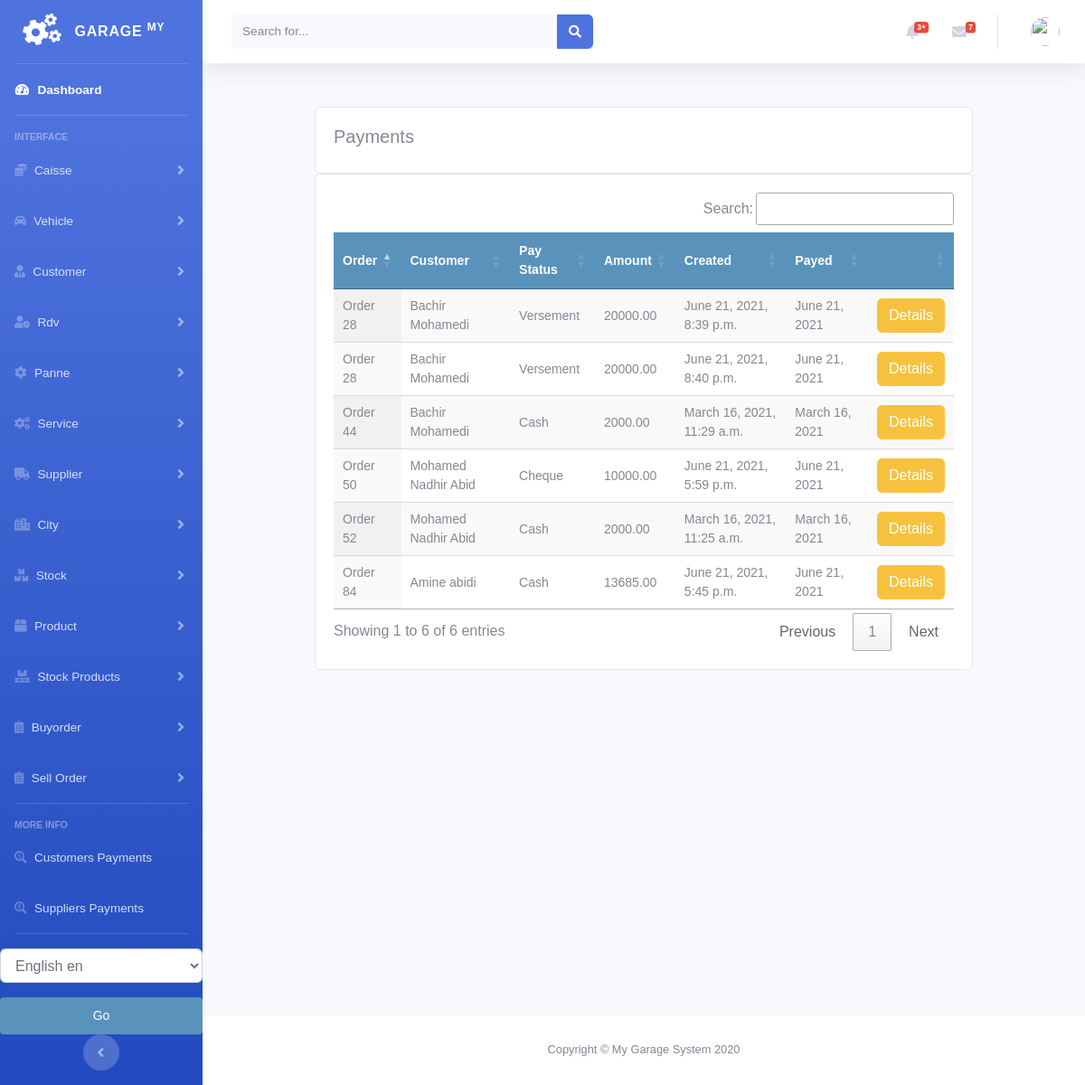
The page /payments/customer_payment_list on the database as committed earlier.
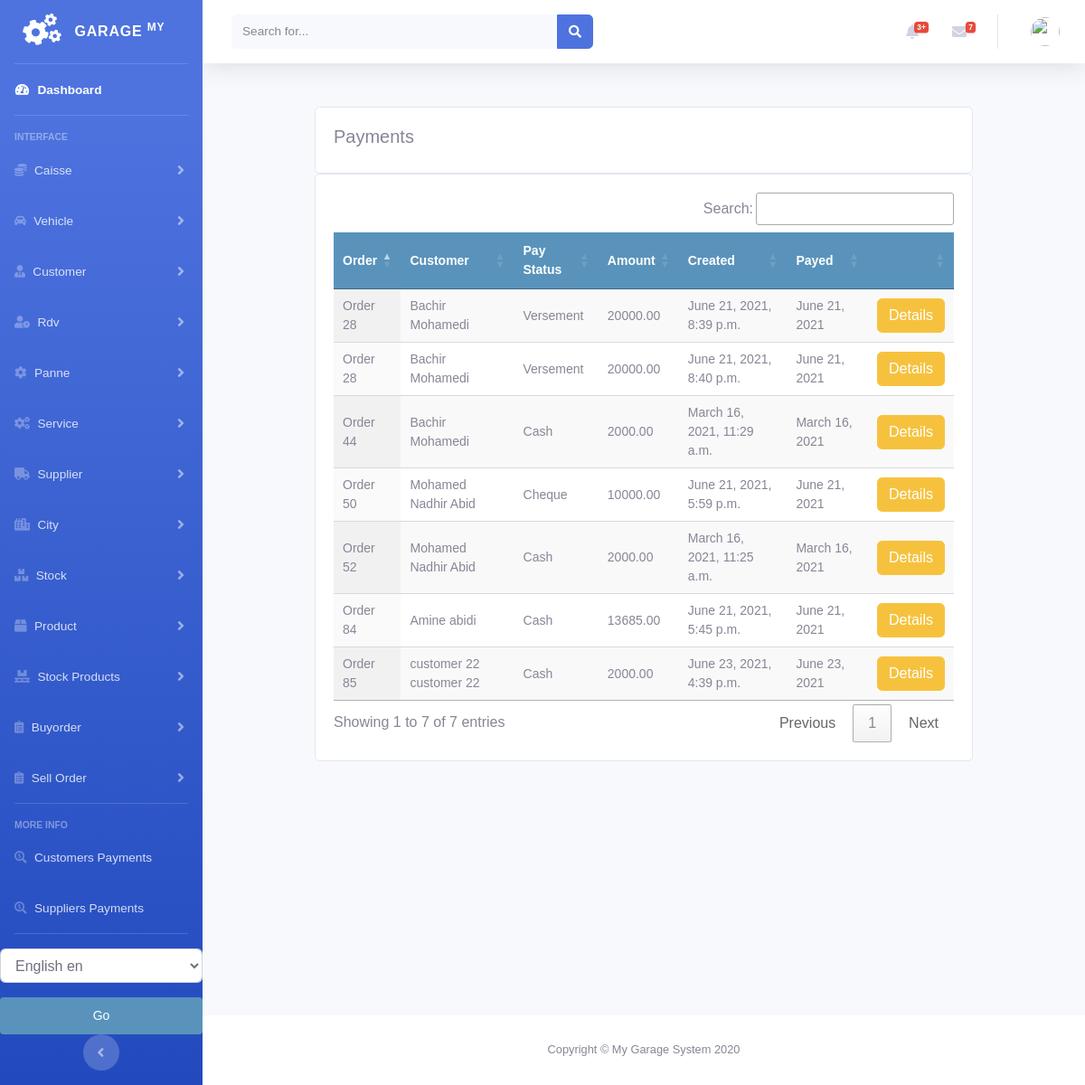
The same page on the database as committed later.
### payments/models.py (models this page shows)
class SellOrderPayment(models.Model):
    order = models.ForeignKey(Order, on_delete=models.CASCADE, blank=True, null=True)
    customer = models.ForeignKey(Customer, on_delete=models.CASCADE)
    user = models.IntegerField(default=0)
    amount = models.DecimalField(max_digits=10, decimal_places=2)
    created = models.DateTimeField(auto_now_add=True)
    pay_date = models.DateField(null=True, blank=True)
    pay_type = (
        ('Cash', 'Cash'),
        ('Cheque', 'Cheque'),
        ('Versement', 'Versement'),
    )
    pay_status = models.CharField(max_length=9, choices=pay_type, blank=True, default="Cash")

### sellorder/models.py (models this page shows, shortened)
class Order(models.Model):
    customer = models.ForeignKey(Customer, on_delete=models.DO_NOTHING)
    vehicle = models.ForeignKey(Vehicle, on_delete=models.DO_NOTHING, null=True, blank=True)
    created = models.DateTimeField(auto_now_add=True)
    updated = models.DateTimeField(auto_now=True)
    debt = models.DecimalField(max_digits=10, decimal_places=2, null=True, blank=True, default=0)
    timbre = models.DecimalField(max_digits=10, decimal_places=2, null=True, blank=True, default=0)
    total_price = models.DecimalField(max_digits=10, decimal_places=2, null=True, blank=True, default=0)
    discount_amount = models.DecimalField(max_digits=10, decimal_places=2, null=True, blank=True, default=0)
    paid = models.BooleanField(default=False)
    order_tva = models.PositiveIntegerField(default=0)
    confirmed = models.BooleanField(default=False)
    factured = models.BooleanField(default=False)
    order_date = models.DateField(null=True, blank=True)
    class Meta:
        ordering = ('-created',)
    def __str__(self):
        return f'Order {self.id}'

### customer/models.py (models this page shows, shortened)
class Customer(models.Model):
    firstname = models.CharField(max_length=250, null=True)
    lastname = models.CharField(max_length=250, null=True)
    address = models.CharField(max_length=200, null=True)
    phone = models.CharField(max_length=200, null=True)
    date_created = models.DateTimeField(auto_now_add=True, null=True)
    date_updated = models.DateTimeField(auto_now=True)
    date_joined = models.DateField(null=True)
    enterprise = models.BooleanField(default=False)
    debt = models.DecimalField(max_digits=10, decimal_places=2, null=True, default=0)
    def __str__(self):
        return self.firstname + " " + self.lastname

### payments/views.py (the view)
# urls.py: path('customer_payment_list', views.customer_payment_list, name='customer_payment_list'),
def customer_payment_list(request):
    customerpayments = SellOrderPayment.objects.all()
    context = {
        "customerpayments": customerpayments
    }
    return render(request, 'payments/customer/payment_list.html', context)

### payments/templates/payments/customer/payment_list.html (shortened to what this page needs)
{% extends 'home.html' %}
{% load static %}
{% load i18n %}
{% block content %}
<br>
<div class="container">
    <div class="row">
        <div class="col-md">
            <div class="card card-body">
                <h5>{% trans "Payments" %}</h5>
            </div>
            <div class="card card-body">
                <table id="table_id" class="display text-center">
                    <thead>
                    <tr>
                        <th>{% trans "Order" %}</th>
                        <th>{% trans "Customer" %}</th>
                        <th>{% trans "Pay Status" %}</th>
                        <th>{% trans "Amount" %}</th>
                        <th>{% trans "Created" %}</th>
                        <th>{% trans "Payed" %}</th>
                        <th></th>
                    </tr>
                    </thead>
                    <tbody>
                    {% for payment in customerpayments %}
                    <tr>
                        <td>
                            {{payment.order}}
                        </td>
                        <td>
                            {{payment.customer}}
                        </td>
                        <td>
                            {{payment.pay_status}}
                        </td>
                        <td>
                            {{payment.amount}}
                        </td>
                        <td>
                            {{payment.created}}
                        </td>
                        <td>
                            {{payment.pay_date}}
                        </td>
                        <td>
                           <a class="btn btn-warning " href="{% url 'sellorder:sellorder_details' payment.order.id %}">{% trans "Details" %}</a>
                        </td>
                    </tr>
                    {% endfor %}
                    </tbody>
                </table>
            </div>
        </div>
    </div>
</div>
{% endblock %}
{% block jsscript %}
<link rel="stylesheet" type="text/css" href="https://cdn.datatables.net/1.10.22/css/jquery.dataTables.css">
<link rel="stylesheet" type="text/css" href="https://cdn.datatables.net/buttons/1.6.5/css/buttons.dataTables.min.css">
{% endblock %}

Rows that differ between the two databases and show on the page:
added SellOrderPayment: order "Order 85", customer "customer 22 customer 22", pay_status "Cash", amount "2000.00", created "June 23, 2021, 4:39 p.m.", pay_date "June 23, 2021"
Other text that changed with them:
text written by a page script: "Search: Showing 1 to 6 of 6 entries Previous 1 Next" → "Search: Showing 1 to 7 of 7 entries Previous 1 Next"
